Frame 1 (no input): blank canvas, image omitted
Frame 60 (the mouse pressed at the canvas centre just before this capture): blank canvas, image omitted
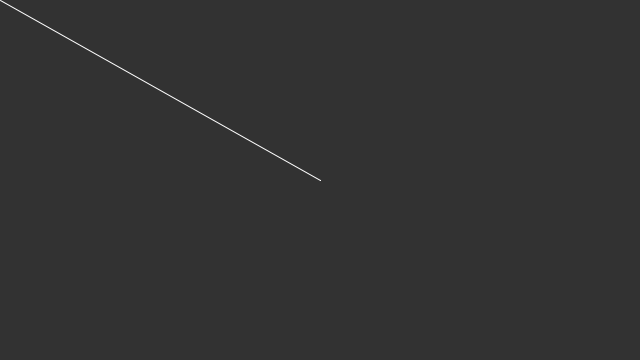
Frame 120 (the mouse held since frame 60 and released just before this capture)

The Processing sketch whose frames 1 and 60 were blank and that drew this single picture after the mouse press (run headless with seeded random() and noise(); from frame 60 on, the mouse is pressed at the canvas centre):

// Processing sketch: simple_draw_and_erase
// ── simple_draw_and_erase.pde
// -- Simple draw and erase

void setup(){ 
  size(640,360);                          // set window size
  background(50);                        // set canvas background colour
}

void draw(){
  if (mousePressed){
   stroke(255);                            // set line colour
   line(pmouseX, pmouseY, mouseX, mouseY); // line(x1, y1, x2, y2). Draw line using mouse position changes
   // println(pmouseX, pmouseY, mouseX, mouseY); // print positions (Optional) 
  }
}

// Clear drawing
void keyPressed(){
  background(50);                         // restore default background                      
}
